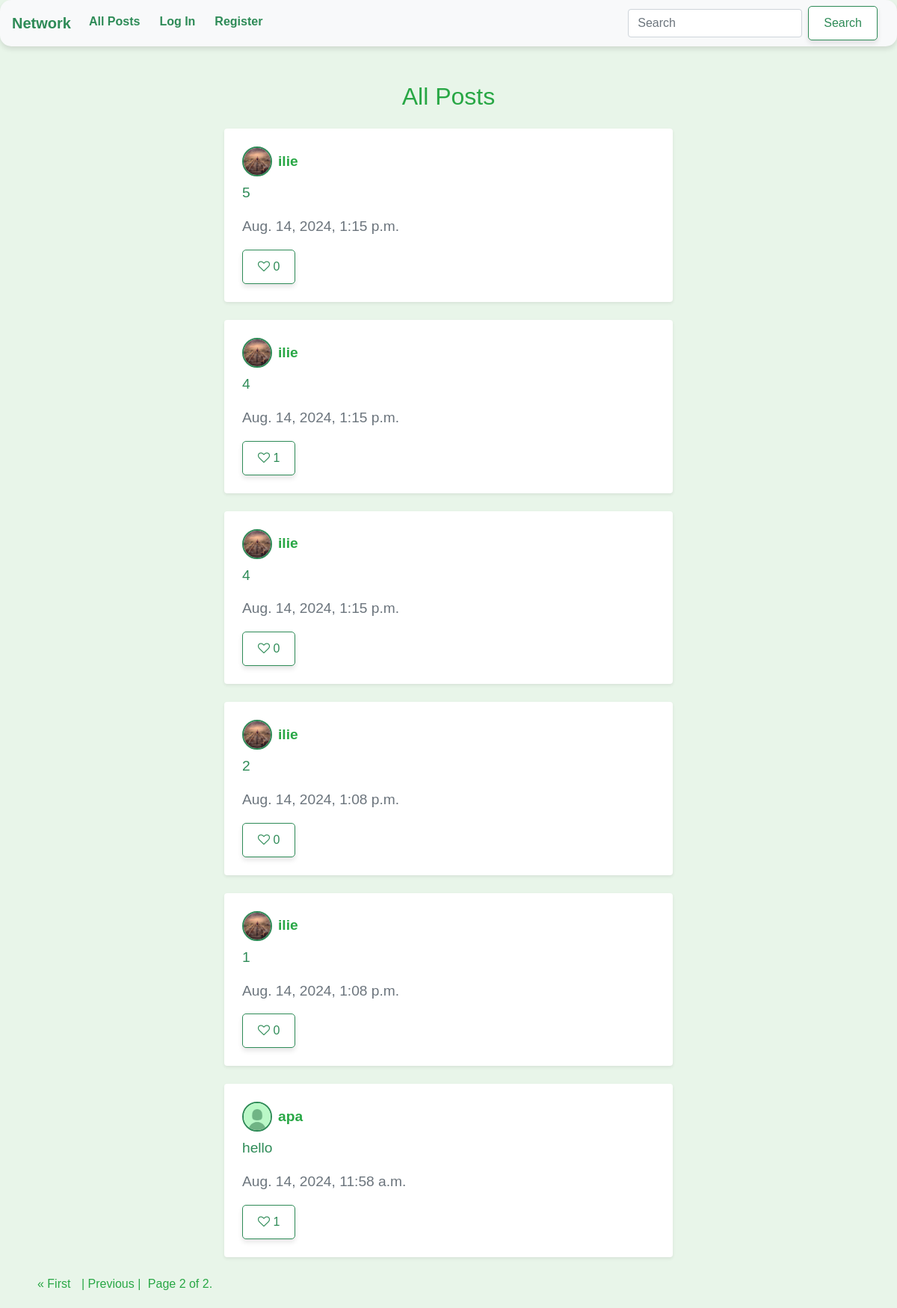
Screenshot of /?page=2 with the database file from the repository.
### network/models.py (models this page shows, shortened)
class Post(models.Model):
    user = models.ForeignKey(User, on_delete=models.CASCADE, related_name="posts")
    content = models.TextField()
    timestamp = models.DateTimeField(auto_now_add=True)
    image = models.ImageField(upload_to='user_images/', blank=True, null=True)
    def likes_count(self):
        return self.likes.count()

class Profile(models.Model):
    user = models.OneToOneField(User, on_delete=models.CASCADE, related_name="profile")
    profile_picture = models.ImageField(upload_to='profile_pictures/', default='default_profile_pic.jpg')

class User(AbstractUser):
    is_banned = models.BooleanField(default=False)
    description = models.TextField(blank=True, null=True)

### network/views.py (the view)
# urls.py: path("", views.index, name="index"),
def index(request):
    posts = Post.objects.all().order_by('-timestamp')
    paginator = Paginator(posts, 10)
    page_number = request.GET.get('page')
    page_obj = paginator.get_page(page_number)
    return render(request, "network/index.html", {'page_obj': page_obj})

### network/templates/network/index.html (shortened to what this page needs)
{% extends "network/layout.html" %}
{% load static %}
{% block body %}
    <link rel="stylesheet" href="https://stackpath.bootstrapcdn.com/bootstrap/4.5.2/css/bootstrap.min.css">
    <link rel="stylesheet" href="https://cdnjs.cloudflare.com/ajax/libs/font-awesome/4.7.0/css/font-awesome.min.css">
    <div class="container mt-5">
        <h2 class="text-center text-success">All Posts</h2>
        {% for post in page_obj %}
        <div class="post p-4 rounded my-4 bg-white shadow-sm" data-post-id="{{ post.id }}">
            <div class="d-flex align-items-center mb-2">
                {% if post.user.profile.profile_picture %}
                    <img src="{{ post.user.profile.profile_picture.url }}" class="rounded-circle img-fluid profile-pictogram mr-2" alt="Profile Picture">
                {% else %}
                    <img src="{{ MEDIA_URL }}/media/profile_pictures/default_profile_pic.jpg" class="rounded-circle img-fluid profile-pictogram mr-2" alt="Default Profile Picture">
                {% endif %}
                <p class="mb-0"><a href="{% url 'profile' post.user.username %}" class="text-success font-weight-bold">{{ post.user.username }}</a></p>
            </div>
            <p class="post-content">{{ post.content }}</p>
            <p class="text-muted">{{ post.timestamp }}</p>
            <button class="btn btn-outline-success like-button" data-post-id="{{ post.id }}">
                <i class="fa {% if post.is_liked %}fa-heart{% else %}fa-heart-o{% endif %}"></i>
                <span class="like-count">{{ post.likes_count }}</span>
            </button>
        </div>
        {% endfor %}
        <div class="pagination text-center">
            <span class="step-links">
                {% if page_obj.has_previous %}
                    <a href="?page=1" class="text-success">&laquo; First</a>
                    <a href="?page={{ page_obj.previous_page_number }}" class="text-success">| Previous | </a>
                {% endif %}
                <span class="current text-success">
                    Page {{ page_obj.number }} of {{ page_obj.paginator.num_pages }}.
                </span>
            </span>
        </div>
    </div>
{% endblock %}

### network/static/network/styles.css (style rules this page uses)
button { background-color: #006400; color: #f0fff0; border: none; padding: 10px 20px; border-radius: 5px; cursor: pointer; margin-right: 10px; }
.pagination { text-align: center; margin: 20px 0; }
.pagination .step-links a { color: #f0fff0; margin: 0 5px; }
.pagination .current { color: #f0fff0; }
.step-links a { text-decoration: none; }

### network/templates/network/index.html (style rules this page uses)
body { background-color: #e8f5e9; color: #2e8b57; font-family: 'Arial', sans-serif; }
h2 { margin-top: 20px; }
.new_post, .post { border-radius: 10px; margin: 20px auto; width: 80%; max-width: 600px; }
.new_post p, .post p { font-size: 1.2em; }
button, .btn, .btn-outline-success, .btn-outline-warning, .btn-outline-danger { background-color: #ffffff; color: #2e8b57; border: 1px solid #2e8b57; padding: 10px 20px; border-radius: 5px; cursor: pointer; margin-right: 10px; box-shadow: 0 4px 6px rgba(0, 0, 0, 0.1); transition: all 0.3s ease; }
.pagination .step-links a { margin: 0 5px; }
.profile-pictogram { width: 40px; height: 40px; object-fit: cover; border-radius: 50%; border: 2px solid #2e8b57; }

### rows the page displays
Post: user.profile.profile_picture (picture), user.username "ilie", content "5", timestamp "Aug. 14, 2024, 1:15 p.m.", likes_count "0"
Post: user.profile.profile_picture (picture), user.username "ilie", content "4", timestamp "Aug. 14, 2024, 1:15 p.m.", likes_count "1"
Post: user.profile.profile_picture (picture), user.username "ilie", content "4", timestamp "Aug. 14, 2024, 1:15 p.m.", likes_count "0"
Post: user.profile.profile_picture (picture), user.username "ilie", content "2", timestamp "Aug. 14, 2024, 1:08 p.m.", likes_count "0"
Post: user.profile.profile_picture (picture), user.username "ilie", content "1", timestamp "Aug. 14, 2024, 1:08 p.m.", likes_count "0"
Post: user.username "apa", content "hello", timestamp "Aug. 14, 2024, 11:58 a.m.", likes_count "1"

### other values shown
{{ page_obj.number }} "2"
{{ page_obj.paginator.num_pages }} "2"
